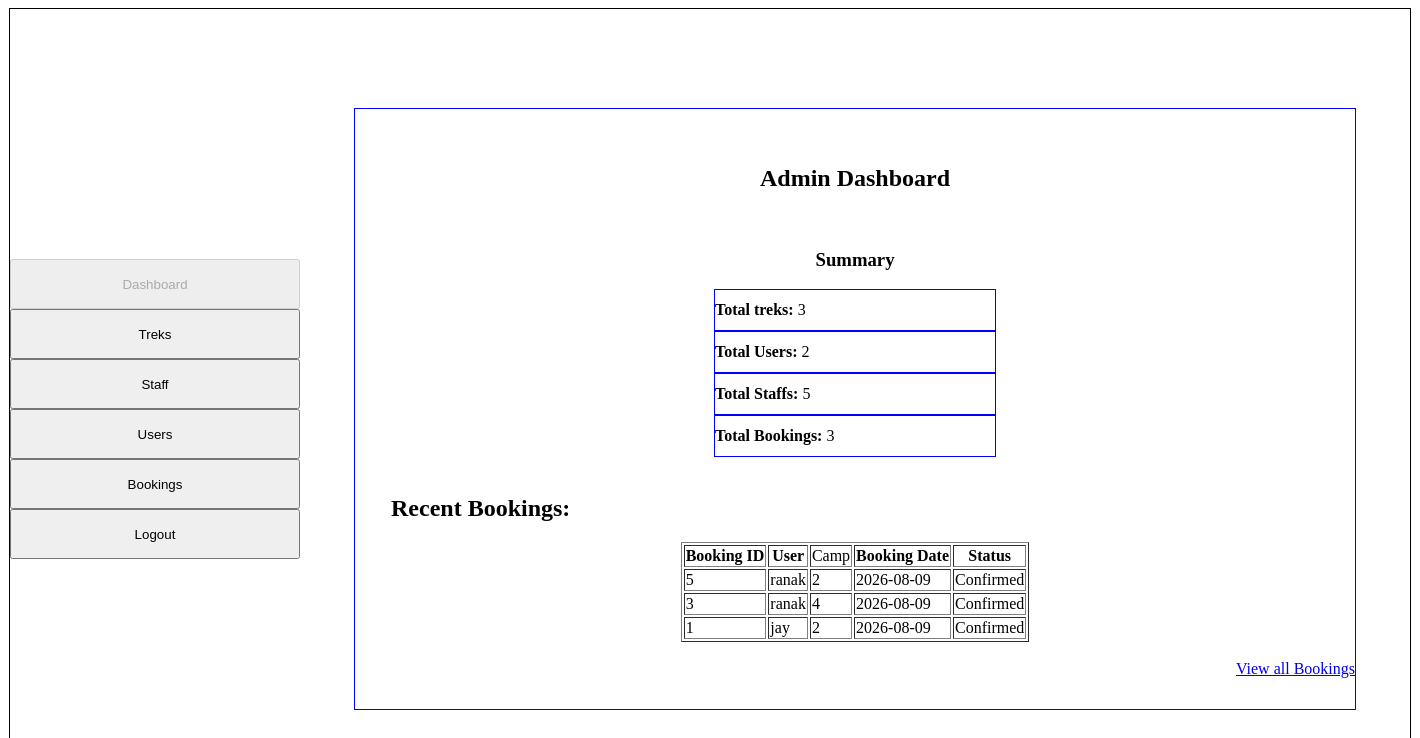
Before: /admin_dashboard with the older database file.
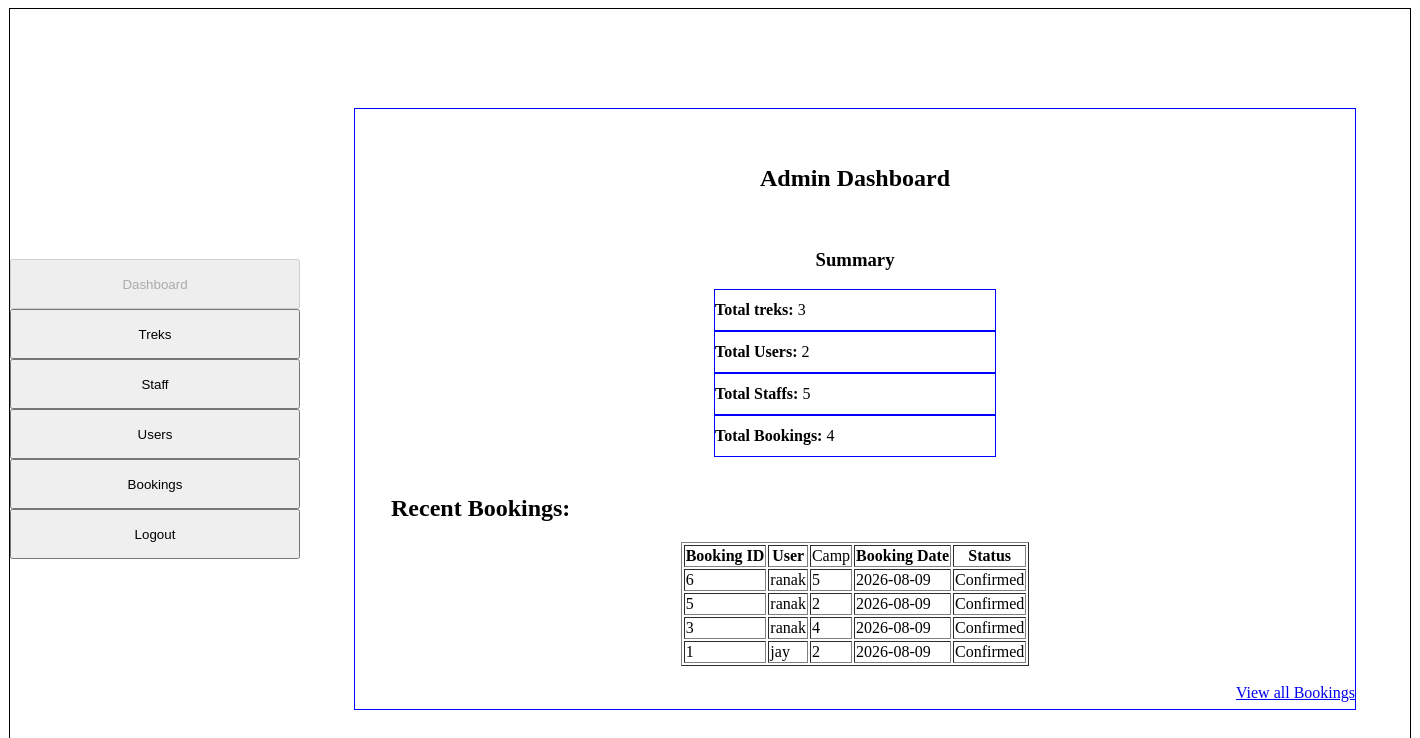
After: the same page with the newer database file.
### models.py (models this page shows)
class Booking(db.Model):
    __tablename__ = "bookings"
    booking_id = db.Column(db.Integer, primary_key=True)
    user_id = db.Column(db.Integer, db.ForeignKey("users.user_id"), nullable=False)
    trek_id = db.Column(db.Integer, db.ForeignKey("treks.trek_id"), nullable=False)
    booking_date = db.Column(db.Date, nullable=False)
    status = db.Column(db.String(20), nullable=False)

class User(db.Model):
    __tablename__ = "users"
    user_id = db.Column(db.Integer, primary_key=True)
    full_name = db.Column(db.String(100), nullable=False)
    email = db.Column(db.String(120), unique=True, nullable=False)
    password = db.Column(db.String(200), nullable=False)
    phone = db.Column(db.String(15), nullable=False)
    role = db.Column(db.String(50), nullable=False)
    status = db.Column(db.String(20), nullable=False)
    bookings = db.relationship("Booking", cascade="all,delete", backref="user")

### app.py (the view)
@app.route('/admin_dashboard')
def admin():
    data1 = get_admin_dashboard_stats()
    data2 = get_all_bookings()
    return render_template("admin_dashboard.html", r_data=data2, app_dict=data1)

### app.py (called while the page is built)
def get_admin_dashboard_stats():
    total_treks = db.session.query(Trek).count()
    total_users = db.session.query(User).filter(User.role == "2").count()
    t_staff = db.session.query(User).filter(User.role == "1", User.status == "Active").count()
    total_bookings = db.session.query(Booking).count()
    stats = [{
        "t_treks": total_treks,
        "t_users": total_users,
        "t_staffs": t_staff,
        "t_booking": total_bookings}]
    return stats

def get_all_bookings():
    bookings_data = db.session.query(
        Booking.booking_id,
        User.full_name,
        Booking.trek_id,
        Booking.booking_date,
        Booking.status
    ).join(User, Booking.user_id == User.user_id).order_by(Booking.booking_id.desc()).all()
    return bookings_data

### templates/admin_dashboard.html (shortened to what this page needs)
{% extends "base.html" %}
{% block sidebar %}
<input type="button" value="Dashboard" style="width: 290px; height: 50px; margin: 0 auto;" disabled><br>
<a href="/manage_treks"><input type="button" value="Treks" style="width: 290px; height: 50px; margin: 0 auto;"></a><br>
<a href="/all_staffs"><input type="button" value="Staff" style="width: 290px; height: 50px; margin: 0 auto;"></a><br>
<a href="/all_users"><input type="button" value="Users" style="width: 290px; height: 50px; margin: 0 auto;"></a><br>
<a href="/bookings"><input type="button" value="Bookings" style="width: 290px; height: 50px; margin: 0 auto;"></a><br>
<a href="/logout"><input type="button" value="Logout" style="width: 290px; height: 50px; margin: 0 auto;"></a>
{% endblock %}
{% block content %}
<div style="text-align: center;">
<h2>Admin Dashboard</h2>
</div>
<br>
{% for d in app_dict %}
<div style="text-align: center;"><h3>Summary</h3></div>
<div class="sml-container">
<h4>Total treks: </h4>
&nbsp; <p>{{ d.t_treks }}</p>
</div>
<div class="sml-container">
<h4>Total Users: </h4>
&nbsp; <p>{{ d.t_users }}</p>
</div>
<div class="sml-container">
<h4>Total Staffs: </h4>
&nbsp; <p>{{ d.t_staffs }}</p>
</div>
<div class="sml-container">
<h4>Total Bookings:  </h4>
&nbsp; <p>{{ d.t_booking }}</p>
</div>
{% endfor %}
<br>
<div class="adm-dash"><h2>&nbsp;&nbsp;&nbsp;&nbsp;&nbsp;&nbsp;Recent Bookings:</h2></div>
<table border="1px solid black;" style="margin: 0 auto;">
<tr><th>Booking ID</th><th>User</th><td>Camp</th>
<th>Booking Date</th><th>Status</th></tr>
{% for r in r_data %}
<tr><td>{{r.booking_id}}</td><td>{{r.full_name}}</td><td>{{r.trek_id}}</td>
<td>{{r.booking_date}}</td><td>{{r.status}}</td></tr>
{% endfor %}
</table>
<br>
<div style="text-align: right;"><a href="/Bookings">View all Bookings</a>
{% endblock %}

Changed rows visible on the page:
added Booking: booking_id "6", full_name "ranak", trek_id "5", booking_date "2026-08-09", status "Confirmed"
Other visible differences:
new list line: "Summary Total treks: 3 Total Users: 2 Total Staffs: 5 Total Bookings: 4"
list line gone: "Summary Total treks: 3 Total Users: 2 Total Staffs: 5 Total Bookings: 3"
